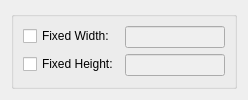
       <widget class="QWidget" name="tabImageSize">
        <attribute name="title">
         <string>Resize</string>
        </attribute>
        <layout class="QGridLayout" name="gridLayout_7">
         <item row="0" column="0">
          <widget class="QGroupBox" name="groupBox">
           <property name="sizePolicy">
            <sizepolicy hsizetype="MinimumExpanding" vsizetype="MinimumExpanding">
             <horstretch>0</horstretch>
             <verstretch>0</verstretch>
            </sizepolicy>
           </property>
           <property name="title">
            <string/>
           </property>
           <layout class="QVBoxLayout" name="verticalLayout_27">
            <item>
             <layout class="QFormLayout" name="formLayout_2">
              <item row="0" column="0">
               <widget class="QCheckBox" name="widthCheckBox">
                <property name="text">
                 <string>Fixed Width:</string>
                </property>
               </widget>
              </item>
              <item row="0" column="1">
               <widget class="QLineEdit" name="outputImageWidth">
                <property name="enabled">
                 <bool>false</bool>
                </property>
                <property name="sizePolicy">
                 <sizepolicy hsizetype="MinimumExpanding" vsizetype="Fixed">
                  <horstretch>0</horstretch>
                  <verstretch>0</verstretch>
                 </sizepolicy>
                </property>
                <property name="maximumSize">
                 <size>
                  <width>100</width>
                  <height>16777215</height>
                 </size>
                </property>
               </widget>
              </item>
              <item row="1" column="0">
               <widget class="QCheckBox" name="heightCheckBox">
                <property name="text">
                 <string>Fixed Height:</string>
                </property>
               </widget>
              </item>
              <item row="1" column="1">
               <widget class="QLineEdit" name="outputImageHeight">
                <property name="enabled">
                 <bool>false</bool>
                </property>
                <property name="sizePolicy">
                 <sizepolicy hsizetype="MinimumExpanding" vsizetype="Fixed">
                  <horstretch>0</horstretch>
                  <verstretch>0</verstretch>
                 </sizepolicy>
                </property>
                <property name="maximumSize">
                 <size>
                  <width>100</width>
                  <height>16777215</height>
                 </size>
                </property>
               </widget>
              </item>
             </layout>
            </item>
            <item>
             <spacer name="verticalSpacer_13">
              <property name="orientation">
               <enum>Qt::Vertical</enum>
              </property>
              <property name="sizeHint" stdset="0">
               <size>
                <width>0</width>
                <height>0</height>
               </size>
              </property>
             </spacer>
            </item>
           </layout>
          </widget>
         </item>
        </layout>
       </widget>
